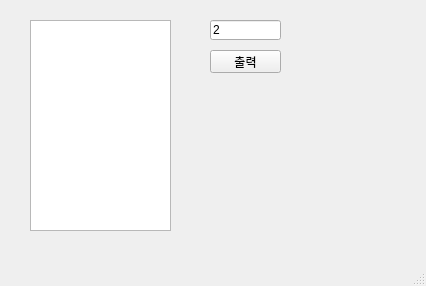
<?xml version="1.0" encoding="UTF-8"?>
<ui version="4.0">
 <class>MainWindow</class>
 <widget class="QMainWindow" name="MainWindow">
  <property name="geometry">
   <rect>
    <x>0</x>
    <y>0</y>
    <width>426</width>
    <height>286</height>
   </rect>
  </property>
  <property name="windowTitle">
   <string>MainWindow</string>
  </property>
  <widget class="QWidget" name="centralwidget">
   <widget class="QPushButton" name="pb">
    <property name="geometry">
     <rect>
      <x>210</x>
      <y>50</y>
      <width>71</width>
      <height>23</height>
     </rect>
    </property>
    <property name="text">
     <string>출력</string>
    </property>
   </widget>
   <widget class="QTextEdit" name="te">
    <property name="geometry">
     <rect>
      <x>30</x>
      <y>20</y>
      <width>141</width>
      <height>211</height>
     </rect>
    </property>
   </widget>
   <widget class="QLineEdit" name="le">
    <property name="geometry">
     <rect>
      <x>210</x>
      <y>20</y>
      <width>71</width>
      <height>20</height>
     </rect>
    </property>
    <property name="inputMask">
     <string>2</string>
    </property>
   </widget>
  </widget>
  <widget class="QMenuBar" name="menubar">
   <property name="geometry">
    <rect>
     <x>0</x>
     <y>0</y>
     <width>426</width>
     <height>21</height>
    </rect>
   </property>
  </widget>
  <widget class="QStatusBar" name="statusbar"/>
 </widget>
 <resources/>
 <connections/>
</ui>
